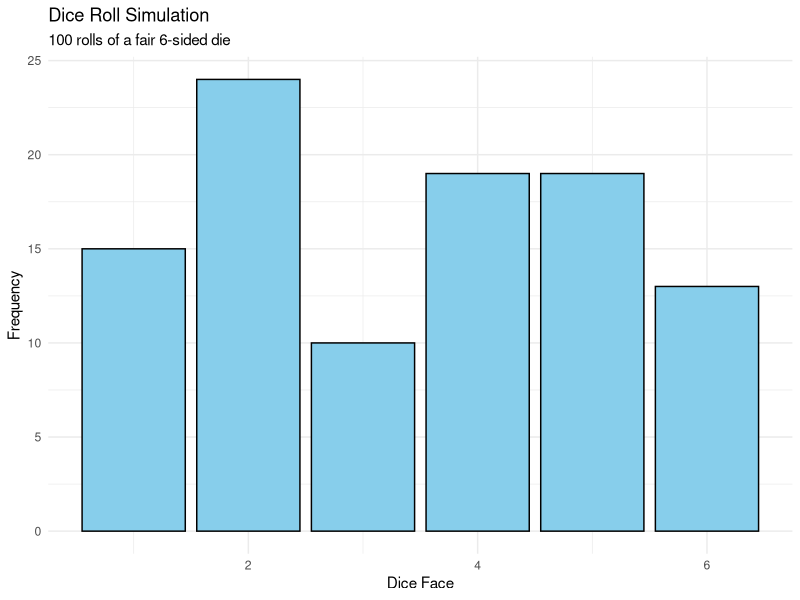
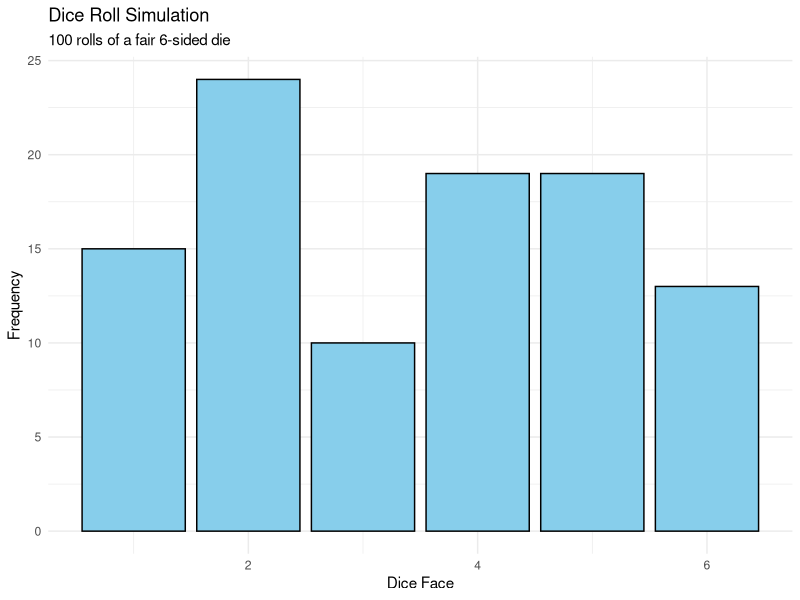
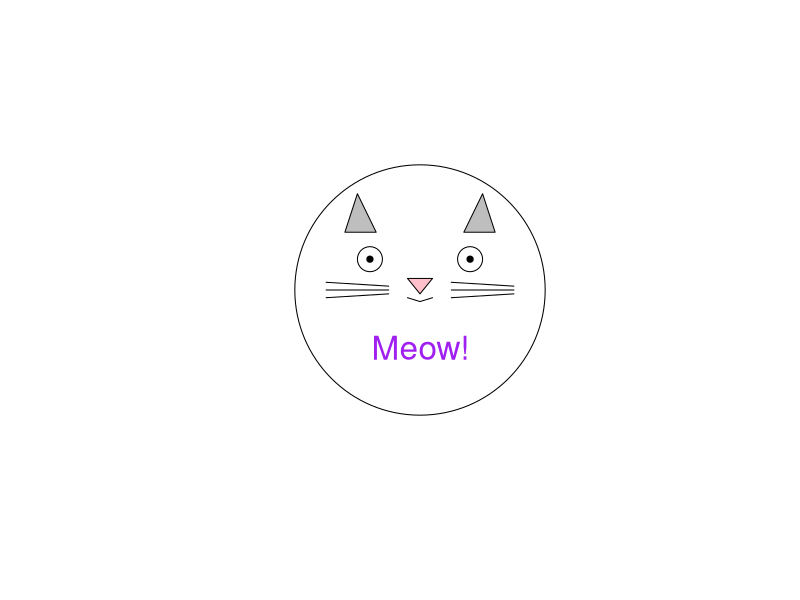

Write R code to recreate these figures, in order.

# Fun Dice Roller in R!

# 1. Set up the dice roll function
roll_dice <- function(num_rolls = 10) {
  # Roll a fair 6-sided die 'num_rolls' times
  rolls <- sample(1:6, size = num_rolls, replace = TRUE)
  return(rolls)
}


# 2. Roll the dice 100 times!
set.seed(42) # Ensures reproducibility (so we can "cheat" a little)
dice_rolls <- roll_dice(100)

# 3. Visualize the result
library(ggplot2)
ggplot(data.frame(roll = dice_rolls), aes(x = roll)) +
  geom_bar(fill = "skyblue", color = "black") +
  theme_minimal() +
  labs(
    title = "Dice Roll Simulation",
    subtitle = "100 rolls of a fair 6-sided die",
    x = "Dice Face",
    y = "Frequency"
  )

# 4. Fun message
cat("The dice has been rolled! Let's see if you're lucky today... 🎲\n")


# Fun Dice Roller in R!

# 1. Set up the dice roll function
roll_dice <- function(num_rolls = 10) {
  # Roll a fair 6-sided die 'num_rolls' times
  rolls <- sample(1:6, size = num_rolls, replace = TRUE)
  return(rolls)
}

# 2. Roll the dice 100 times!
set.seed(42) # Ensures reproducibility (so we can "cheat" a little)
dice_rolls <- roll_dice(100)

# 3. Visualize the result
library(ggplot2)
ggplot(data.frame(roll = dice_rolls), aes(x = roll)) +
  geom_bar(fill = "skyblue", color = "black") +
  theme_minimal() +
  labs(
    title = "Dice Roll Simulation",
    subtitle = "100 rolls of a fair 6-sided die",
    x = "Dice Face",
    y = "Frequency"
  )

# 4. Fun message
cat("The dice has been rolled! Let's see if you're lucky today... 🎲\n")

# this is a fun script where you roll the dice 100 times 


# Plot a simple cat using base R graphics

# Create a blank plot
plot(1, 1, type = "n", xlim = c(0, 10), ylim = c(0, 10), xlab = "", ylab = "", axes = FALSE)

# Draw the cat's face (circle)
symbols(5, 5, circles = 2, add = TRUE, inches = FALSE)

# Draw the eyes (small circles)
symbols(c(4.2, 5.8), c(5.8, 5.8), circles = c(0.2, 0.2), add = TRUE, inches = FALSE, fg = "black")

# Draw pupils
symbols(c(4.2, 5.8), c(5.8, 5.8), circles = c(0.05, 0.05), add = TRUE, inches = FALSE, bg = "black")

# Draw the nose (triangle)
polygon(c(4.8, 5, 5.2), c(5.3, 4.9, 5.3), col = "pink")

# Draw whiskers (lines)
segments(3.5, 5, 4.5, 5)
segments(3.5, 4.8, 4.5, 4.9)
segments(3.5, 5.2, 4.5, 5.1)

segments(5.5, 5, 6.5, 5)
segments(5.5, 4.8, 6.5, 4.9)
segments(5.5, 5.2, 6.5, 5.1)

# Draw the mouth (curves)
lines(c(4.8, 5, 5.2), c(4.8, 4.7, 4.8), type = "l")

# Draw the ears (triangles)
polygon(c(3.8, 4.3, 4.0), c(6.5, 6.5, 7.5), col = "grey")
polygon(c(5.7, 6.2, 6.0), c(6.5, 6.5, 7.5), col = "grey")

# Optional: Add text label for fun
text(5, 3.5, "Meow!", cex = 2, col = "purple")
